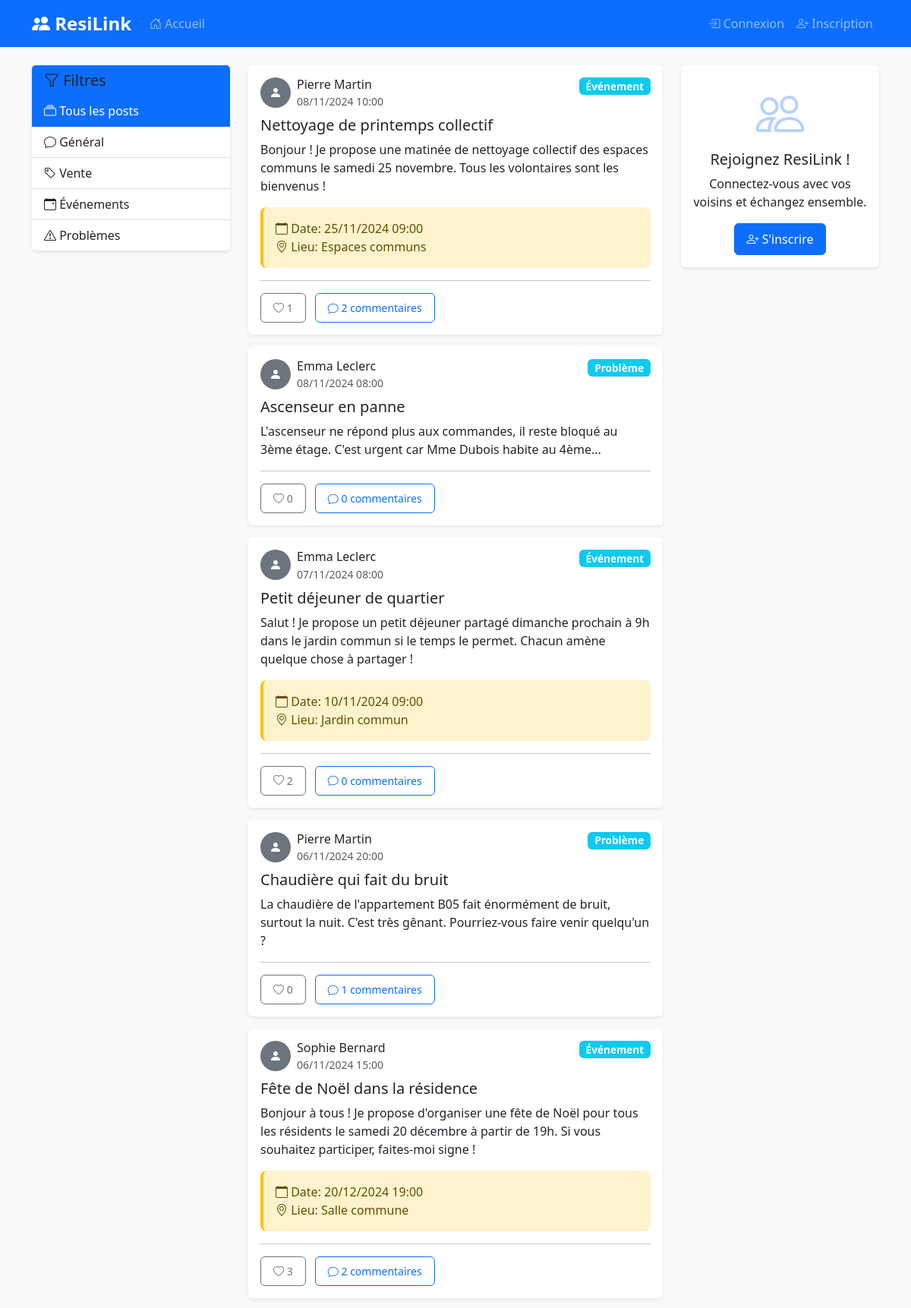
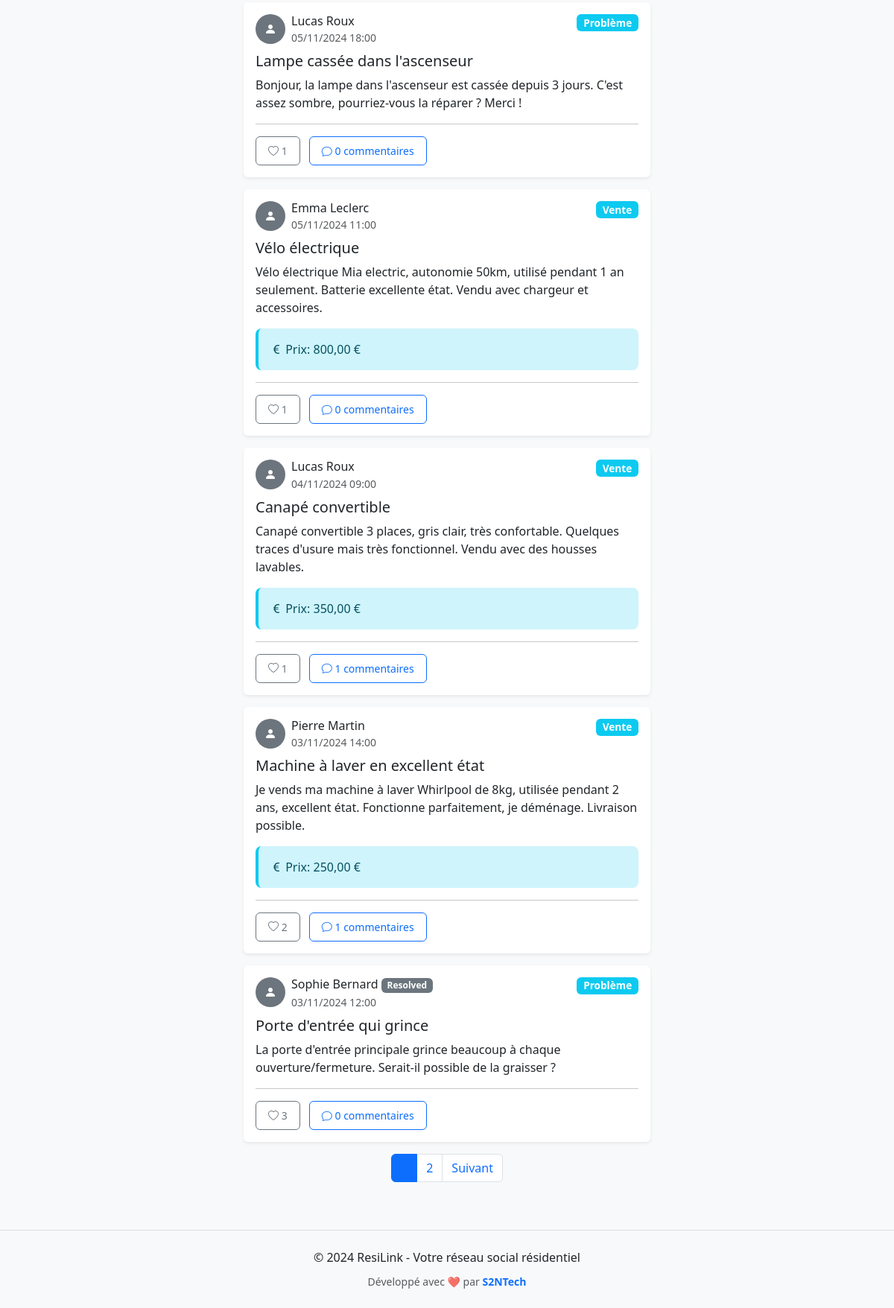
The page / on the database its author committed (2 pictures, top to bottom).
### tables this page shows
CREATE TABLE IF NOT EXISTS posts (
    id INT AUTO_INCREMENT PRIMARY KEY,
    user_id INT NOT NULL,
    title VARCHAR(255),
    content TEXT NOT NULL,
    type ENUM('general', 'sale', 'event', 'issue') DEFAULT 'general',
    image VARCHAR(255),
    price DECIMAL(10, 2),
    event_date DATETIME,
    location VARCHAR(255),
    status ENUM('active', 'resolved', 'closed') DEFAULT 'active',
    created_at TIMESTAMP DEFAULT CURRENT_TIMESTAMP,
    updated_at TIMESTAMP DEFAULT CURRENT_TIMESTAMP ON UPDATE CURRENT_TIMESTAMP,
    FOREIGN KEY (user_id) REFERENCES users(id) ON DELETE CASCADE
);

CREATE TABLE IF NOT EXISTS users (
    id INT AUTO_INCREMENT PRIMARY KEY,
    username VARCHAR(50) NOT NULL UNIQUE,
    email VARCHAR(100) NOT NULL UNIQUE,
    password VARCHAR(255) NOT NULL,
    full_name VARCHAR(100),
    apartment_number VARCHAR(20),
    phone VARCHAR(20),
    role ENUM('user', 'admin') DEFAULT 'user',
    avatar VARCHAR(255) DEFAULT NULL,
    created_at TIMESTAMP DEFAULT CURRENT_TIMESTAMP,
    updated_at TIMESTAMP DEFAULT CURRENT_TIMESTAMP ON UPDATE CURRENT_TIMESTAMP
);

### config/database.php (called while the page is built, shortened)
<?php
function isLoggedIn() {
    return isset($_SESSION['user_id']);
}
?>

### index.php (the view, shortened to what this page needs)
<?php
require_once 'includes/header.php';
$pdo = getDBConnection();
$page = isset($_GET['page']) ? (int)$_GET['page'] : 1;
$per_page = 10;
$offset = ($page - 1) * $per_page;
$filter = $_GET['filter'] ?? 'all';
$where = "1=1";
$params = [];
$sql = "SELECT p.*, u.username, u.full_name, u.avatar,
        (SELECT COUNT(*) FROM likes l WHERE l.post_id = p.id) as like_count,
        (SELECT COUNT(*) FROM comments c WHERE c.post_id = p.id) as comment_count,
        (SELECT COUNT(*) FROM likes l WHERE l.post_id = p.id AND l.user_id = ?) as user_liked
        FROM posts p
        JOIN users u ON p.user_id = u.id
        WHERE $where
        ORDER BY p.created_at DESC
        LIMIT $per_page OFFSET $offset";
$params_total = array_filter($params);
$total_sql = "SELECT COUNT(*) FROM posts p WHERE $where";
$stmt = $pdo->prepare($total_sql);
if (!empty($params_total)) {
    $stmt->execute($params_total);
} else {
    $stmt->execute();
}
$total_posts = $stmt->fetchColumn();
$params_with_user = array_merge([$_SESSION['user_id'] ?? 0], $params);
$stmt = $pdo->prepare($sql);
$stmt->execute($params_with_user);
$posts = $stmt->fetchAll();
?>
<div class="row">
    <div class="col-md-3">
        <div class="card">
            <div class="card-header">
                <h5 class="mb-0"><i class="bi bi-funnel"></i> Filtres</h5>
            </div>
            <div class="list-group list-group-flush">
                <a href="?filter=all" class="list-group-item list-group-item-action <?= $filter === 'all' ? 'active' : '' ?>">
                    <i class="bi bi-collection"></i> Tous les posts
                </a>
                <a href="?filter=general" class="list-group-item list-group-item-action <?= $filter === 'general' ? 'active' : '' ?>">
                    <i class="bi bi-chat"></i> Général
                </a>
                <a href="?filter=sale" class="list-group-item list-group-item-action <?= $filter === 'sale' ? 'active' : '' ?>">
                    <i class="bi bi-tag"></i> Vente
                </a>
                <a href="?filter=event" class="list-group-item list-group-item-action <?= $filter === 'event' ? 'active' : '' ?>">
                    <i class="bi bi-calendar-event"></i> Événements
                </a>
                <a href="?filter=issue" class="list-group-item list-group-item-action <?= $filter === 'issue' ? 'active' : '' ?>">
                    <i class="bi bi-exclamation-triangle"></i> Problèmes
                </a>
            </div>
        </div>
    </div>
    <div class="col-md-6">
        <?php if (empty($posts)): ?>
            <div class="card">
                <div class="card-body text-center py-5">
                    <i class="bi bi-inbox fs-1 text-muted"></i>
                    <p class="text-muted mt-3">Aucun post pour le moment.</p>
                </div>
            </div>
        <?php else: ?>
            <?php foreach ($posts as $post): ?>
                <div class="card mb-3 shadow-sm post-card">
                    <div class="card-body">
                        <div class="d-flex align-items-start mb-2">
                            <?php if (!empty($post['avatar'])): ?>
                                <img src="assets/uploads/avatars/<?= htmlspecialchars($post['avatar']) ?>"
                                     class="avatar-sm me-2" alt="Avatar">
                            <?php else: ?>
                                <div class="avatar-sm me-2 bg-secondary rounded-circle d-flex align-items-center justify-content-center">
                                    <i class="bi bi-person-fill text-white"></i>
                                </div>
                            <?php endif; ?>
                            <div>
                                <h6 class="mb-0">
                                    <?= htmlspecialchars($post['full_name'] ?: $post['username']) ?>
                                    <?php if ($post['status'] !== 'active'): ?>
                                        <span class="badge bg-secondary"><?= ucfirst($post['status']) ?></span>
                                    <?php endif; ?>
                                </h6>
                                <small class="text-muted">
                                    <?= date('d/m/Y H:i', strtotime($post['created_at'])) ?>
                                </small>
                            </div>
                            <?php if ($post['type'] !== 'general'): ?>
                                <span class="badge badge-type bg-info ms-auto">
                                    <?php
                                    $types = [
                                        'sale' => 'Vente',
                                        'event' => 'Événement',
                                        'issue' => 'Problème'
                                    ];
                                    echo $types[$post['type']] ?? $post['type'];
                                    ?>
                                </span>
                            <?php endif; ?>
                        </div>
                        <?php if ($post['title']): ?>
                            <h5 class="card-title"><?= htmlspecialchars($post['title']) ?></h5>
                        <?php endif; ?>
                        <p class="card-text"><?= nl2br(htmlspecialchars($post['content'])) ?></p>
                        <?php if ($post['type'] === 'sale' && $post['price']): ?>
                            <div class="alert alert-info mb-2">
                                <i class="bi bi-currency-euro"></i> Prix: <?= number_format($post['price'], 2, ',', ' ') ?> €
                            </div>
                        <?php endif; ?>
                        <?php if ($post['type'] === 'event' && $post['event_date']): ?>
                            <div class="alert alert-warning mb-2">
                                <i class="bi bi-calendar"></i> Date: <?= date('d/m/Y H:i', strtotime($post['event_date'])) ?>
                                <?php if ($post['location']): ?>
                                    <br><i class="bi bi-geo-alt"></i> Lieu: <?= htmlspecialchars($post['location']) ?>
                                <?php endif; ?>
                            </div>
                        <?php endif; ?>
                        <hr>
                        <div class="d-flex justify-content-between align-items-center">
                            <div>
                                <?php if (isLoggedIn()): ?>
                                    <button class="btn btn-sm btn-outline-danger me-2"
                                            onclick="toggleLike(<?= $post['id'] ?>)"
                                            id="likeBtn<?= $post['id'] ?>">
                                        <i class="bi bi-heart<?= $post['user_liked'] ? '-fill' : '' ?>"></i>
                                        <span id="likeCount<?= $post['id'] ?>"><?= $post['like_count'] ?></span>
                                    </button>
                                <?php else: ?>
                                    <span class="btn btn-sm btn-outline-secondary me-2">
                                        <i class="bi bi-heart"></i> <?= $post['like_count'] ?>
                                    </span>
                                <?php endif; ?>
                                <a href="post_detail.php?id=<?= $post['id'] ?>" class="btn btn-sm btn-outline-primary">
                                    <i class="bi bi-chat"></i> <?= $post['comment_count'] ?> commentaires
                                </a>
                            </div>
                        </div>
                    </div>
                </div>
            <?php endforeach; ?>
            <?php
            $total_pages = ceil($total_posts / $per_page);
            if ($total_pages > 1):
            ?>
                <nav>
                    <ul class="pagination justify-content-center">
                        <?php for ($i = 1; $i <= $total_pages; $i++): ?>
                            <li class="page-item <?= $i === $page ? 'active' : '' ?>">
                                <a class="page-link" href="?page=<?= $i ?>&filter=<?= $filter ?>"><?= $i ?></a>
                            </li>
                        <?php endfor; ?>
                        <?php if ($page < $total_pages): ?>
                            <li class="page-item">
                                <a class="page-link" href="?page=<?= $page + 1 ?>&filter=<?= $filter ?>">Suivant</a>
                            </li>
                        <?php endif; ?>
                    </ul>
                </nav>
            <?php endif; ?>
        <?php endif; ?>
    </div>
    <div class="col-md-3">
        <?php if (isLoggedIn()): ?>
            <div class="card">
                <div class="card-header">
                    <h5 class="mb-0"><i class="bi bi-person-circle"></i> Mon profil</h5>
                </div>
                <div class="card-body text-center">
                    <?php if (!empty($_SESSION['avatar'])): ?>
                        <img src="assets/uploads/avatars/<?= htmlspecialchars($_SESSION['avatar']) ?>"
                             class="avatar-lg mb-2 rounded-circle" alt="Avatar">
                    <?php else: ?>
                        <div class="avatar-lg rounded-circle mb-2 bg-secondary d-flex align-items-center justify-content-center mx-auto">
                            <i class="bi bi-person-fill text-white" style="font-size: 3rem;"></i>
                        </div>
                    <?php endif; ?>
                    <h6><?= htmlspecialchars($_SESSION['full_name'] ?: $_SESSION['username']) ?></h6>
                    <a href="profile.php" class="btn btn-sm btn-primary">
                        <i class="bi bi-pencil"></i> Modifier
                    </a>
                </div>
            </div>
        <?php else: ?>
            <div class="card">
                <div class="card-body text-center">
                    <i class="bi bi-people fs-1 text-primary"></i>
                    <h5>Rejoignez ResiLink !</h5>
                    <p>Connectez-vous avec vos voisins et échangez ensemble.</p>
                    <a href="register.php" class="btn btn-primary">
                        <i class="bi bi-person-plus"></i> S'inscrire
                    </a>
                </div>
            </div>
        <?php endif; ?>
    </div>
</div>
<?php require_once 'includes/footer.php'; ?>

### includes/header.php (shortened to what this page needs)
<?php
require_once __DIR__ . '/../config/database.php';
?>
<!DOCTYPE html>
<html lang="fr">
<head>
    <link href="https://cdn.jsdelivr.net/npm/bootstrap@5.3.0/dist/css/bootstrap.min.css" rel="stylesheet">
    <link rel="stylesheet" href="https://cdn.jsdelivr.net/npm/bootstrap-icons@1.10.0/font/bootstrap-icons.css">
    <link rel="stylesheet" href="assets/css/style.css">
</head>
<body>
    <nav class="navbar navbar-expand-lg navbar-dark bg-primary">
        <div class="container">
            <a class="navbar-brand" href="index.php">
                <i class="bi bi-people-fill"></i> ResiLink
            </a>
            <div class="collapse navbar-collapse" id="navbarNav">
                <ul class="navbar-nav me-auto">
                    <li class="nav-item">
                        <a class="nav-link" href="index.php">
                            <i class="bi bi-house-door"></i> Accueil
                        </a>
                    </li>
                </ul>
                <ul class="navbar-nav">
                    <?php if (isLoggedIn()): ?>
                        <li class="nav-item dropdown">
                            <a class="nav-link dropdown-toggle" href="#" id="notificationsDropdown" role="button" data-bs-toggle="dropdown">
                                <i class="bi bi-bell"></i>
                                <span class="badge bg-danger" id="notificationBadge">0</span>
                            </a>
                            <ul class="dropdown-menu dropdown-menu-end" id="notificationsList">
                                <li><a class="dropdown-item" href="#">Aucune notification</a></li>
                            </ul>
                        </li>
                        <li class="nav-item">
                            <a class="nav-link" href="logout.php">
                                <i class="bi bi-box-arrow-right"></i> Déconnexion
                            </a>
                        </li>
                    <?php else: ?>
                        <li class="nav-item">
                            <a class="nav-link" href="login.php">
                                <i class="bi bi-box-arrow-in-right"></i> Connexion
                            </a>
                        </li>
                        <li class="nav-item">
                            <a class="nav-link" href="register.php">
                                <i class="bi bi-person-plus"></i> Inscription
                            </a>
                        </li>
                    <?php endif; ?>
                </ul>
            </div>
        </div>
    </nav>
    <div class="container mt-4">

### includes/footer.php (shortened to what this page needs)
    </div>
    <footer class="bg-light mt-5 py-4">
        <div class="container text-center">
            <p class="mb-0">&copy; 2024 ResiLink - Votre réseau social résidentiel</p>
            <p class="mb-0 mt-2">
                <small class="text-muted">Développé avec ❤️ par
                    <a href="https://s2ntech.com" target="_blank" class="text-decoration-none fw-bold">S2NTech</a>
                </small>
            </p>
        </div>
    </footer>
</body>
</html>

### assets/css/style.css (style rules this page uses)
:root { --primary-color: #0d6efd; --secondary-color: #6c757d; --success-color: #198754; --danger-color: #dc3545; --warning-color: #ffc107; --info-color: #0dcaf0; }
body { background-color: #f8f9fa; font-family: 'Segoe UI', Tahoma, Geneva, Verdana, sans-serif; }
.navbar-brand { font-weight: bold; font-size: 1.5rem; }
.avatar-sm { width: 40px; height: 40px; border-radius: 50%; object-fit: cover; }
.card { border: none; box-shadow: 0 2px 4px rgba(0,0,0,0.1); transition: transform 0.2s, box-shadow 0.2s; }
.card-header { background-color: var(--primary-color); border-bottom: none; }
.post-card { margin-bottom: 1rem; }
.badge-type { font-size: 0.85rem; padding: 0.35em 0.65em; }
.btn { border-radius: 0.375rem; padding: 0.5rem 1rem; transition: all 0.2s; }
.alert { border: none; border-radius: 0.5rem; }
footer { margin-top: 3rem; border-top: 1px solid #dee2e6; }
.card { animation: fadeIn 0.3s ease-in; }
.post-card .alert { border-left: 4px solid var(--danger-color); }
.post-card .alert-warning { border-left: 4px solid var(--warning-color); }
.post-card .alert-info { border-left: 4px solid var(--info-color); }
.pagination .page-link { color: var(--primary-color); }
.pagination .page-item.active .page-link { background-color: var(--primary-color); border-color: var(--primary-color); }
.text-center i.fs-1 { font-size: 4rem !important; opacity: 0.3; }
footer a[href*="s2ntech"] { transition: all 0.3s ease; color: var(--primary-color) !important; }

### rows shown on the page
posts: user.full_name "Pierre Martin", created_at "08/11/2024 10:00", type "Événement", title "Nettoyage de printemps collectif", content "Bonjour ! Je propose une matinée de nettoyage collectif des espaces communs le samedi 25 novembre. Tous les volontaires sont les bienvenus !", event_date "25/11/2024 09:00", location "Espaces communs", like_count "1", comment_count "2"
posts: user.full_name "Emma Leclerc", created_at "08/11/2024 08:00", type "Problème", title "Ascenseur en panne", content "L'ascenseur ne répond plus aux commandes, il reste bloqué au 3ème étage. C'est urgent car Mme Dubois habite au 4ème...", like_count "0", comment_count "0"
posts: user.full_name "Emma Leclerc", created_at "07/11/2024 08:00", type "Événement", title "Petit déjeuner de quartier", content "Salut ! Je propose un petit déjeuner partagé dimanche prochain à 9h dans le jardin commun si le temps le permet. Chacun amène quelque chose à partager !", event_date "10/11/2024 09:00", location "Jardin commun", like_count "2", comment_count "0"
posts: user.full_name "Pierre Martin", created_at "06/11/2024 20:00", type "Problème", title "Chaudière qui fait du bruit", content "La chaudière de l'appartement B05 fait énormément de bruit, surtout la nuit. C'est très gênant. Pourriez-vous faire venir quelqu'un ?", like_count "0", comment_count "1"
posts: user.full_name "Sophie Bernard", created_at "06/11/2024 15:00", type "Événement", title "Fête de Noël dans la résidence", content "Bonjour à tous ! Je propose d'organiser une fête de Noël pour tous les résidents le samedi 20 décembre à partir de 19h. Si vous souhaitez participer, faites-moi signe !", event_date "20/12/2024 19:00", location "Salle commune", like_count "3", comment_count "2"
posts: user.full_name "Lucas Roux", created_at "05/11/2024 18:00", type "Problème", title "Lampe cassée dans l'ascenseur", content "Bonjour, la lampe dans l'ascenseur est cassée depuis 3 jours. C'est assez sombre, pourriez-vous la réparer ? Merci !", like_count "1", comment_count "0"
posts: user.full_name "Emma Leclerc", created_at "05/11/2024 11:00", type "Vente", title "Vélo électrique", content "Vélo électrique Mia electric, autonomie 50km, utilisé pendant 1 an seulement. Batterie excellente état. Vendu avec chargeur et accessoires.", price "800,00", like_count "1", comment_count "0"
posts: user.full_name "Lucas Roux", created_at "04/11/2024 09:00", type "Vente", title "Canapé convertible", content "Canapé convertible 3 places, gris clair, très confortable. Quelques traces d'usure mais très fonctionnel. Vendu avec des housses lavables.", price "350,00", like_count "1", comment_count "1"
posts: user.full_name "Pierre Martin", created_at "03/11/2024 14:00", type "Vente", title "Machine à laver en excellent état", content "Je vends ma machine à laver Whirlpool de 8kg, utilisée pendant 2 ans, excellent état. Fonctionne parfaitement, je déménage. Livraison possible.", price "250,00", like_count "2", comment_count "1"
posts: user.full_name "Sophie Bernard", status "Resolved", created_at "03/11/2024 12:00", type "Problème", title "Porte d'entrée qui grince", content "La porte d'entrée principale grince beaucoup à chaque ouverture/fermeture. Serait-il possible de la graisser ?", like_count "3", comment_count "0"
